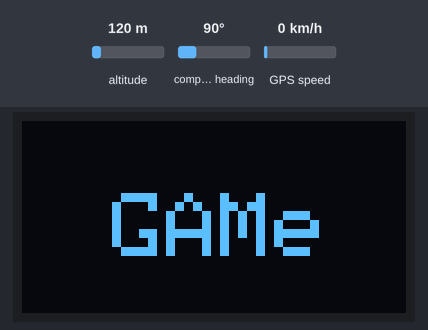
Bench run of a program on a simulated ESP32. On the bench: 128×64 one-colour display. The inputs (shaded band) are chosen by the test bench; at power-on: altitude 120 m, compass heading 90°, GPS speed 0 km/h. The OLED is the two-colour kind (top 16 rows yellow); WiFi joins after 1.5 s; servers stay silent unless stated; the local clock reads 2024-03-15 10:24:30 at power-on unless the program sets it; the GPS gets a fix after 3 s at 37.7749, -122.4194 with 8 satellites; what the program prints to the serial monitor is not drawn.

Above: at 0.06 s.
At 2.2 s:
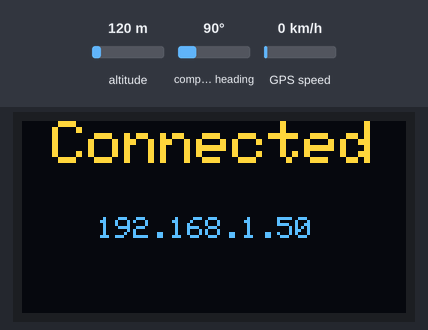

The program:

main.cpp
```cpp
#include <Arduino.h>
#include <TinyGPS++.h>
#include <HardwareSerial.h>
#include <Adafruit_GFX.h>
#include <Adafruit_SH110X.h>
#include <WiFi.h>
#include <Firebase_ESP_Client.h>
#include "time.h"

HardwareSerial GPSSerial(1);

// The TinyGPS++ object
TinyGPSPlus gps;

// Setup Oled
#define i2c_Address 0x3C // I2C address of the OLED display
#define SCREEN_WIDTH 128
#define SCREEN_HEIGHT 64

Adafruit_SH1106G display(SCREEN_WIDTH, SCREEN_HEIGHT, &Wire, -1);

// Setup WiFi and Firebase

// Provide the token generation process info.
#include "addons/TokenHelper.h"
// Provide the RTDB payload printing info and other helper functions.
#include "addons/RTDBHelper.h"

// Insert your network credentials
#define WIFI_SSID "hp1234"
#define WIFI_PASSWORD "12345678"

// Insert Firebase project API Key
#define API_KEY "AIzaSyBccB0VHE3GATtMsU2aC7JZN03BHDfCX44"

// Insert Authorized Email and Corresponding Password
#define USER_EMAIL "user123@gmail.com"
#define USER_PASSWORD "123456"

// Insert RTDB URLefine the RTDB URL
#define DATABASE_URL "https://kmipn-ayok-aja-gua-mah-default-rtdb.firebaseio.com/"

// Define Firebase objects
FirebaseData fbdo;
FirebaseAuth auth;
FirebaseConfig config;

// Variable to save USER UID
String uid;

// Database main path (to be updated in setup with the user UID)
String databasePath;
// Database child nodes
String latPath = "/latitude";
String lngPath = "/longitude";
String timePath = "/timestamp";

String latitudePath;
String longitudePath;

// Parent Node (to be updated in every loop)
String parentPath;

int timestamp;
FirebaseJson json;

const char* ntpServer = "pool.ntp.org";

float lat;
float lng;

// Timer variables (send new readings every three minutes)
unsigned long sendDataPrevMillis = 0;
unsigned long timerDelay = 5000;

// Initialize WiFi
void initWiFi() {
  WiFi.begin(WIFI_SSID, WIFI_PASSWORD);
  Serial.print("Connecting to WiFi ..");
  while (WiFi.status() != WL_CONNECTED) {
    Serial.print('.');
    display.clearDisplay();
    display.setTextSize(2);
    display.setTextColor(SH110X_WHITE);
    display.setCursor(0, 17);
    display.print("Connecting to WiFi");
    display.display();
    delay(1000);
    display.clearDisplay();
    display.display();
    delay(1000);
  }
  Serial.println(WiFi.localIP());
  Serial.println();
  display.clearDisplay();
  display.setCursor(10, 0);
  display.print("Connected");
  display.setTextSize(1);
  display.setCursor(25, 32);
  display.println(WiFi.localIP());
  display.display();
}

// Function that gets current epoch time
unsigned long getTime() {
  time_t now;
  struct tm timeinfo;
  if (!getLocalTime(&timeinfo)) {
    //Serial.println("Failed to obtain time");
    return(0);
  }
  time(&now);
  return now;
}

void setup(){
  Serial.begin(9600);
  GPSSerial.begin(9600, SERIAL_8N1, 16, 17); // The serial connection to the GPS device
  Serial.print("GAMe : GPS Angkot Manajemen");
  // Begin Oled
  display.begin(i2c_Address, true);
  display.clearDisplay();
  display.setTextSize(3);
  display.setTextColor(SH110X_WHITE);
  display.setCursor(30, 24);
  display.println("GAMe");
  display.display();

  initWiFi();
  configTime(0, 0, ntpServer);

  // Assign the api key (required)
  config.api_key = API_KEY;

  // Assign the user sign in credentials
  auth.user.email = USER_EMAIL;
  auth.user.password = USER_PASSWORD;

  // Assign the RTDB URL (required)
  config.database_url = DATABASE_URL;

  Firebase.reconnectWiFi(true);
  fbdo.setResponseSize(4096);

  // Assign the callback function for the long running token generation task */
  config.token_status_callback = tokenStatusCallback; //see addons/TokenHelper.h

  // Assign the maximum retry of token generation
  config.max_token_generation_retry = 5;

  // Initialize the library with the Firebase authen and config
  Firebase.begin(&config, &auth);

  // Getting the user UID might take a few seconds
  Serial.println("Getting User UID");
  while ((auth.token.uid) == "") {
    Serial.print('.');
    delay(1000);
  }
  // Print user UID
  uid = auth.token.uid.c_str();
  Serial.print("User UID: ");
  Serial.println(uid);

  // Update database path
  databasePath = "/UsersData/" + uid + "/readings";
}

// Write float values to the database
void sendFloat(String path, float value){
  if (Firebase.RTDB.setFloat(&fbdo, path.c_str(), value)){
    Serial.print("Writing value: ");
    Serial.print (value);
    Serial.print(" on the following path: ");
    Serial.println(path);
    Serial.println("PASSED");
    Serial.println("PATH: " + fbdo.dataPath());
    Serial.println("TYPE: " + fbdo.dataType());
  }
  else {
    Serial.println("FAILED");
    Serial.println("REASON: " + fbdo.errorReason());
  }
}

void dataAngkot(){
  // Show Data To Oled
  display.clearDisplay();
  display.setTextSize(2);
  display.setCursor(40, 0);
  display.print("GAMe");
  display.setTextSize(1);
  display.setCursor(0, 25);
  display.print("Jenis : Suzuki Carry");
  display.setCursor(0, 40);
  display.print("Plat  : BA 2592 MY");
  display.setCursor(0, 55);
  display.print("Warna : Biru");
  display.display();
}

void loop(){
  // dataAngkot();

  // This sketch displays information every time a new sentence is correctly encoded.
  while (GPSSerial.available() > 0){
    gps.encode(GPSSerial.read());
    if (gps.location.isUpdated()){
      lat = gps.location.lat(), 6;
      lng = gps.location.lng(), 6;
      Serial.print("Latitude= ");
      Serial.print(gps.location.lat(), 6);
      Serial.print("Longitude= ");
      Serial.println(gps.location.lng(), 6);
    }
  }

  // Send new readings to database
  if (Firebase.ready() && (millis() - sendDataPrevMillis > timerDelay || sendDataPrevMillis == 0)){
    sendDataPrevMillis = millis();

    //Send Static Var
    latitudePath = "/UsersData/" + uid + "/latitude";
    longitudePath = "/UsersData/" + uid + "/longitude";

    sendFloat(latitudePath, lat);
    sendFloat(longitudePath, lng);

    //Get current timestamp
    timestamp = getTime();
    Serial.print ("time: ");
    Serial.println (timestamp);

    parentPath= databasePath + "/" + String(timestamp);

    json.set(latPath.c_str(), String(lat, 6));
    json.set(lngPath.c_str(), String(lng, 6));
    json.set(timePath, String(timestamp));
    Serial.printf("Set json... %s\n", Firebase.RTDB.setJSON(&fbdo, parentPath.c_str(), &json) ? "ok" : fbdo.errorReason().c_str());
  }
}
```
